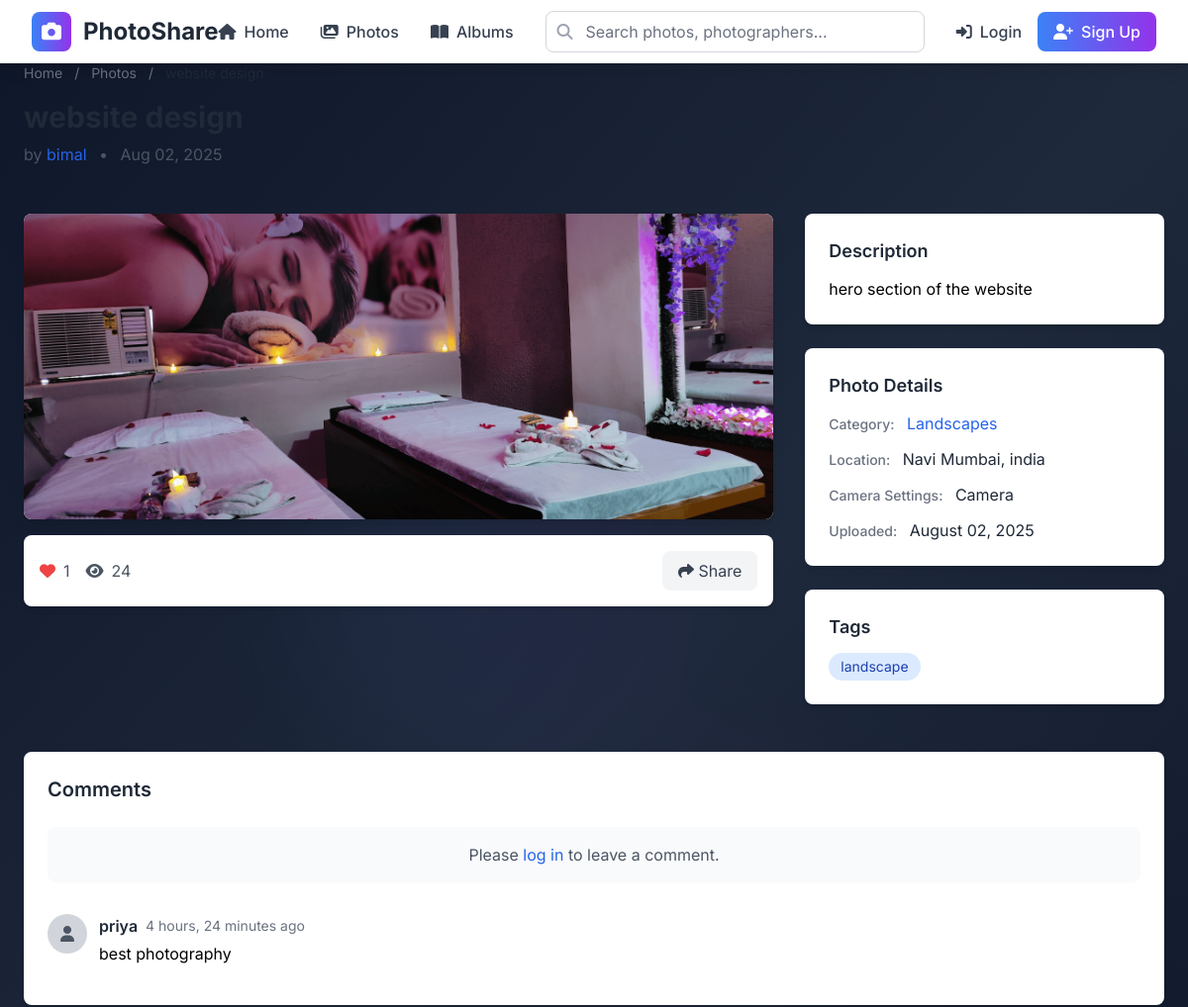
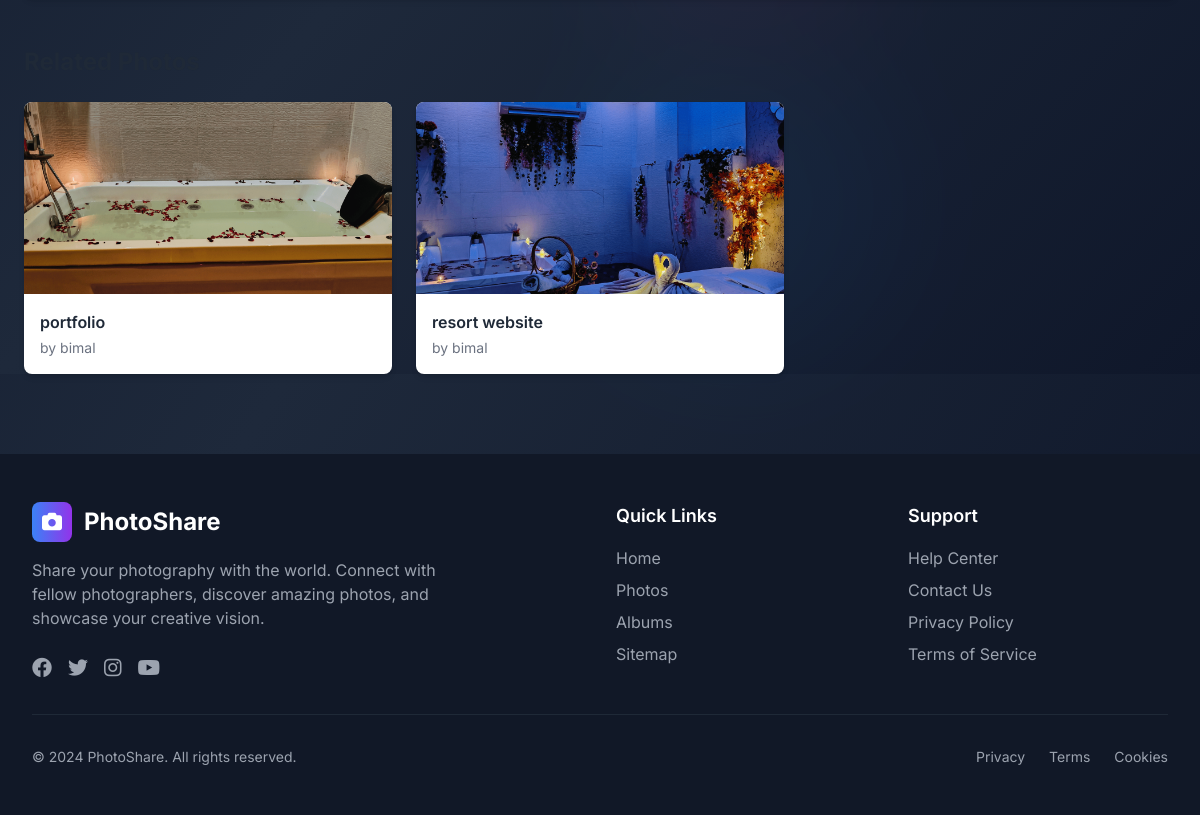
The app's page /photo/5/ with its own data (2 pictures, top to bottom).
### userApp/models.py (models this page shows, shortened)
class Photo(models.Model):
    title = models.CharField(max_length=200)
    description = models.TextField(blank=True)
    image = models.ImageField(upload_to='photos/')
    photographer = models.ForeignKey(CustomUser, on_delete=models.CASCADE, related_name='photos')
    category = models.ForeignKey(Category, on_delete=models.SET_NULL, null=True, blank=True, related_name='photos')
    tags = models.CharField(max_length=500, blank=True, help_text="Comma-separated tags")
    location = models.CharField(max_length=200, blank=True)
    camera_settings = models.CharField(max_length=200, blank=True, help_text="Camera, lens, settings")
    likes = models.ManyToManyField(CustomUser, related_name='liked_photos', blank=True)
    views = models.PositiveIntegerField(default=0)
    is_public = models.BooleanField(default=True)
    created_at = models.DateTimeField(auto_now_add=True)
    updated_at = models.DateTimeField(auto_now=True)
    def get_tags_list(self):
        return [tag.strip() for tag in self.tags.split(',') if tag.strip()]

class CustomUser(AbstractUser):
    email = models.EmailField(unique=True)
    profile_image = models.ImageField(upload_to='users/profiles/', blank=True, null=True)
    bio = models.TextField(blank=True)
    website = models.URLField(blank=True)
    location = models.CharField(max_length=100, blank=True)
    date_joined = models.DateTimeField(auto_now_add=True)

class Category(models.Model):
    name = models.CharField(max_length=100, unique=True)
    description = models.TextField(blank=True)
    created_at = models.DateTimeField(auto_now_add=True)
    class Meta:
        verbose_name_plural = "Categories"

class Comment(models.Model):
    photo = models.ForeignKey(Photo, on_delete=models.CASCADE, related_name='comments')
    user = models.ForeignKey(CustomUser, on_delete=models.CASCADE, related_name='comments')
    content = models.TextField()
    created_at = models.DateTimeField(auto_now_add=True)
    updated_at = models.DateTimeField(auto_now=True)
    class Meta:
        ordering = ['-created_at']

### userApp/views.py (the view)
# urls.py: path('photo/<int:photo_id>/', views.photo_detail, name='photo_detail'),
def photo_detail(request, photo_id):
    photo = get_object_or_404(Photo, id=photo_id, is_public=True)
    photo.views += 1
    photo.save()
    if request.method == 'POST' and request.user.is_authenticated:
        comment_form = CommentForm(request.POST)
        if comment_form.is_valid():
            comment = comment_form.save(commit=False)
            comment.photo = photo
            comment.user = request.user
            comment.save()
            messages.success(request, 'Comment added successfully!')
            return redirect('userApp:photo_detail', photo_id=photo.id)
    else:
        comment_form = CommentForm()
    related_photos = Photo.objects.filter(
        Q(category=photo.category) | Q(photographer=photo.photographer)
    ).exclude(id=photo.id).filter(is_public=True)[:6]
    seo_context = {
        'meta_title': f'{photo.title} by {photo.photographer.username} | PhotoShare',
        'meta_description': photo.description[:160] if photo.description else f'Amazing photo titled "{photo.title}" by {photo.photographer.username}. View and discover more photography on PhotoShare.',
        'meta_keywords': f'{photo.title}, {photo.photographer.username}, photography, photo, {photo.category.name if photo.category else ""}, {photo.tags}',
        'og_title': f'{photo.title} by {photo.photographer.username} | PhotoShare',
        'og_description': photo.description[:160] if photo.description else f'Amazing photo titled "{photo.title}" by {photo.photographer.username}.',
        'og_type': 'article',
        'og_image': request.build_absolute_uri(photo.image.url) if photo.image else '',
        'twitter_title': f'{photo.title} by {photo.photographer.username} | PhotoShare',
        'twitter_description': photo.description[:160] if photo.description else f'Amazing photo titled "{photo.title}" by {photo.photographer.username}.',
        'twitter_image': request.build_absolute_uri(photo.image.url) if photo.image else '',
        'schema_type': 'ImageObject',
    }
    context = {
        'photo': photo,
        'comment_form': comment_form,
        'related_photos': related_photos,
        **seo_context,
    }
    return render(request, 'userApp/photo_detail.html', context)

### userApp/forms.py
class CommentForm(forms.ModelForm):
    class Meta:
        model = Comment
        fields = ['content']
        widgets = {
            'content': forms.Textarea(attrs={
                'rows': 3,
                'placeholder': 'Write your comment here...',
                'class': 'form-control'
            }),
        }
        labels = {
            'content': 'Comment'
        }

### userApp/templates/userApp/photo_detail.html (shortened to what this page needs)
{% extends 'userApp/base.html' %}
{% block content %}
<div class="max-w-6xl mx-auto">
    <div class="mb-8">
        <nav class="text-sm text-gray-500 mb-4">
            <a href="{% url 'userApp:home' %}" class="hover:text-blue-600">Home</a>
            <span class="mx-2">/</span>
            <a href="{% url 'userApp:photo_list' %}" class="hover:text-blue-600">Photos</a>
            <span class="mx-2">/</span>
            <span class="text-gray-800">{{ photo.title }}</span>
        </nav>
        <div class="flex justify-between items-start">
            <div>
                <h1 class="text-3xl font-bold text-gray-800 mb-2">{{ photo.title }}</h1>
                <p class="text-gray-600 mb-4">
                    by <a href="{% url 'userApp:user_profile' photo.photographer.username %}" class="text-blue-600 hover:text-blue-800">
                        {{ photo.photographer.username }}
                    </a>
                    <span class="mx-2">•</span>
                    <span>{{ photo.created_at|date:"M d, Y" }}</span>
                </p>
            </div>
        </div>
    </div>
    <div class="grid grid-cols-1 lg:grid-cols-3 gap-8">
        <div class="lg:col-span-2">
            <div class="bg-white rounded-lg shadow-lg overflow-hidden">
                <img src="{{ photo.image.url }}" alt="{{ photo.title }}" class="w-full h-auto">
            </div>
            <div class="bg-white rounded-lg shadow-md p-4 mt-4">
                <div class="flex items-center justify-between">
                    <div class="flex items-center space-x-4">
                        {% if user.is_authenticated %}
                            <button onclick="likePhoto({{ photo.id }})" class="flex items-center space-x-2 text-gray-600 hover:text-red-500 transition duration-300" id="like-btn-{{ photo.id }}">
                                <i class="fas fa-heart {% if user in photo.likes.all %}text-red-500{% endif %}" id="heart-icon-{{ photo.id }}"></i>
                                <span id="likes-count-{{ photo.id }}">{{ photo.likes.count }}</span>
                            </button>
                        {% else %}
                            <span class="flex items-center space-x-2 text-gray-600">
                                <i class="fas fa-heart text-red-500"></i>
                                <span>{{ photo.likes.count }}</span>
                            </span>
                        {% endif %}
                        <span class="flex items-center space-x-2 text-gray-600">
                            <i class="fas fa-eye"></i>
                            <span>{{ photo.views }}</span>
                        </span>
                    </div>
                    <div class="flex space-x-2">
                        <button onclick="sharePhoto()" class="px-4 py-2 bg-gray-100 text-gray-700 rounded-lg hover:bg-gray-200 transition duration-300">
                            <i class="fas fa-share"></i> Share
                        </button>
                    </div>
                </div>
            </div>
        </div>
        <div class="space-y-6">
            {% if photo.description %}
                <div class="bg-white rounded-lg shadow-md p-6">
                    <h3 class="text-lg font-semibold text-gray-800 mb-3">Description</h3>
                    <p class="text-gray-600">{{ photo.description|linebreaks }}</p>
                </div>
            {% endif %}
            <div class="bg-white rounded-lg shadow-md p-6">
                <h3 class="text-lg font-semibold text-gray-800 mb-3">Photo Details</h3>
                <div class="space-y-3">
                    {% if photo.category %}
                        <div>
                            <span class="text-sm font-medium text-gray-500">Category:</span>
                            <a href="{% url 'userApp:category_photos' photo.category.id %}" class="ml-2 text-blue-600 hover:text-blue-800">
                                {{ photo.category.name }}
                            </a>
                        </div>
                    {% endif %}
                    {% if photo.location %}
                        <div>
                            <span class="text-sm font-medium text-gray-500">Location:</span>
                            <span class="ml-2 text-gray-800">{{ photo.location }}</span>
                        </div>
                    {% endif %}
                    {% if photo.camera_settings %}
                        <div>
                            <span class="text-sm font-medium text-gray-500">Camera Settings:</span>
                            <span class="ml-2 text-gray-800">{{ photo.camera_settings }}</span>
                        </div>
                    {% endif %}
                    <div>
                        <span class="text-sm font-medium text-gray-500">Uploaded:</span>
                        <span class="ml-2 text-gray-800">{{ photo.created_at|date:"F d, Y" }}</span>
                    </div>
                </div>
            </div>
            {% if photo.tags %}
                <div class="bg-white rounded-lg shadow-md p-6">
                    <h3 class="text-lg font-semibold text-gray-800 mb-3">Tags</h3>
                    <div class="flex flex-wrap gap-2">
                        {% for tag in photo.get_tags_list %}
                            <span class="bg-blue-100 text-blue-800 px-3 py-1 rounded-full text-sm">{{ tag }}</span>
                        {% endfor %}
                    </div>
                </div>
            {% endif %}
        </div>
    </div>
    <div class="mt-12">
        <div class="bg-white rounded-lg shadow-md p-6">
            <h3 class="text-xl font-semibold text-gray-800 mb-6">Comments</h3>
            {% if user.is_authenticated %}
                <form method="POST" class="mb-8">
                    {% csrf_token %}
                    <div class="mb-4">
                        {{ comment_form.content }}
                        {% if comment_form.content.errors %}
                            <div class="mt-1 text-red-600 text-sm">
                                {% for error in comment_form.content.errors %}
                                    {{ error }}
                                {% endfor %}
                            </div>
                        {% endif %}
                    </div>
                    <button type="submit" class="px-6 py-2 bg-blue-600 text-white rounded-lg hover:bg-blue-700 transition duration-300">
                        <i class="fas fa-paper-plane"></i> Post Comment
                    </button>
                </form>
            {% else %}
                <div class="mb-8 p-4 bg-gray-50 rounded-lg text-center">
                    <p class="text-gray-600">Please <a href="{% url 'admin:login' %}" class="text-blue-600 hover:text-blue-800">log in</a> to leave a comment.</p>
                </div>
            {% endif %}
            <div class="space-y-4">
                {% for comment in photo.comments.all %}
                    <div class="border-b border-gray-200 pb-4 last:border-b-0">
                        <div class="flex items-start space-x-3">
                            <div class="flex-shrink-0">
                                {% if comment.user.profile_image %}
                                    <img src="{{ comment.user.profile_image.url }}" alt="{{ comment.user.username }}" class="w-10 h-10 rounded-full">
                                {% else %}
                                    <div class="w-10 h-10 bg-gray-300 rounded-full flex items-center justify-center">
                                        <i class="fas fa-user text-gray-600"></i>
                                    </div>
                                {% endif %}
                            </div>
                            <div class="flex-1">
                                <div class="flex items-center space-x-2 mb-1">
                                    <a href="{% url 'userApp:user_profile' comment.user.username %}" class="font-semibold text-gray-800 hover:text-blue-600">
                                        {{ comment.user.username }}
                                    </a>
                                    <span class="text-sm text-gray-500">{{ comment.created_at|timesince }} ago</span>
                                </div>
                                <p class="text-gray-700">{{ comment.content|linebreaks }}</p>
                            </div>
                        </div>
                    </div>
                {% empty %}
                    <div class="text-center py-8 text-gray-500">
                        <i class="fas fa-comments text-4xl mb-4"></i>
                        <p>No comments yet. Be the first to comment!</p>
                    </div>
                {% endfor %}
            </div>
        </div>
    </div>
    {% if related_photos %}
        <div class="mt-12">
            <h3 class="text-2xl font-bold text-gray-800 mb-6">Related Photos</h3>
            <div class="grid grid-cols-1 md:grid-cols-2 lg:grid-cols-3 gap-6">
                {% for related_photo in related_photos %}
                    <div class="bg-white rounded-lg shadow-md overflow-hidden hover:shadow-lg transition duration-300">
                        <a href="{% url 'userApp:photo_detail' related_photo.id %}">
                            <img src="{{ related_photo.image.url }}" alt="{{ related_photo.title }}" class="w-full h-48 object-cover">
                        </a>
                        <div class="p-4">
                            <h4 class="font-semibold text-gray-800 mb-1">
                                <a href="{% url 'userApp:photo_detail' related_photo.id %}" class="hover:text-blue-600">
                                    {{ related_photo.title }}
                                </a>
                            </h4>
                            <p class="text-sm text-gray-500">
                                by <a href="{% url 'userApp:user_profile' related_photo.photographer.username %}" class="hover:text-blue-600">
                                    {{ related_photo.photographer.username }}
                                </a>
                            </p>
                        </div>
                    </div>
                {% endfor %}
            </div>
        </div>
    {% endif %}
</div>
{% endblock %}

### userApp/templates/userApp/base.html (style rules this page uses)
body { font-family: 'Inter', sans-serif; }
html { scroll-behavior: smooth; }

### records on screen
Photo: photographer.username "bimal", created_at "Aug 02, 2025", image (picture), likes.count "1", views "24", description "hero section of the website", category.name "Landscapes", location "Navi Mumbai, india", camera_settings "Camera", created_at "August 02, 2025", get_tags_list "landscape"
Comment: user.username "priya", created_at "4 hours, 24 minutes", content "best photography"
Photo: image (picture), title "portfolio", photographer.username "bimal"
Photo: image (picture), title "resort website", photographer.username "bimal"
